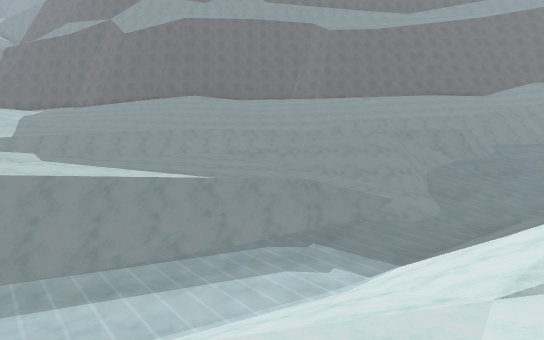
view 1 (above)

18 first-person views from a walk through a scene from a Unity 3-D project. The camera is 1.4 m above the floor, tilts 2° down and sees 85° across. The floor is counted in squares, 2 m on a side. Each view is taken from the middle of a square. On the plan, view 1 faces up. The plan holds only what a view shows up to about 10 squares ahead; the rest is blank. The place goes on beyond the plan.

view 2
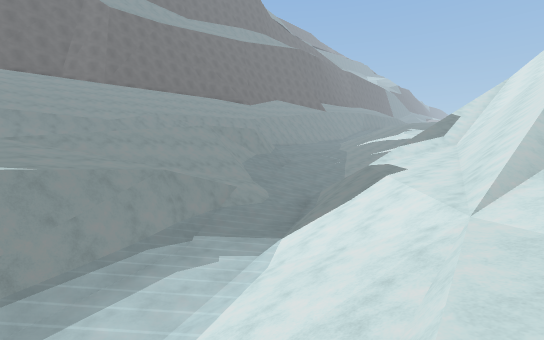

view 3
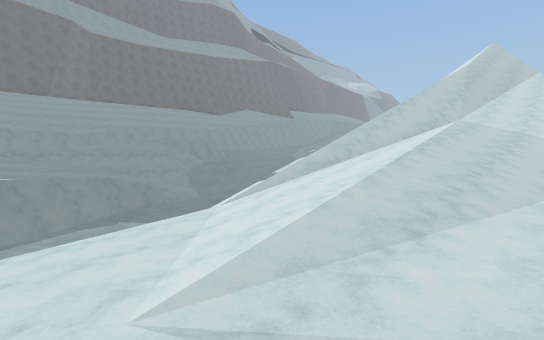

view 4
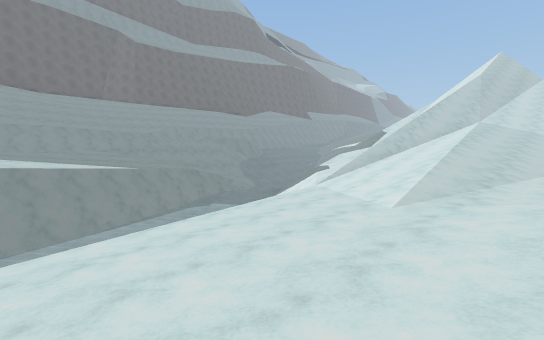

view 5
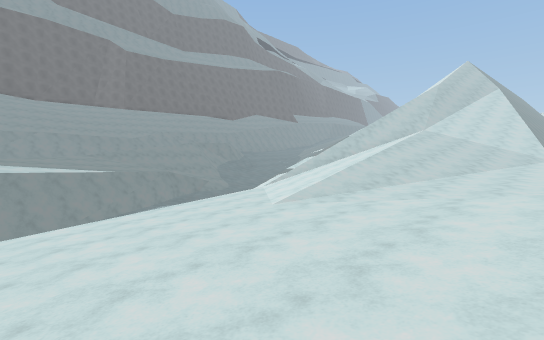

view 6
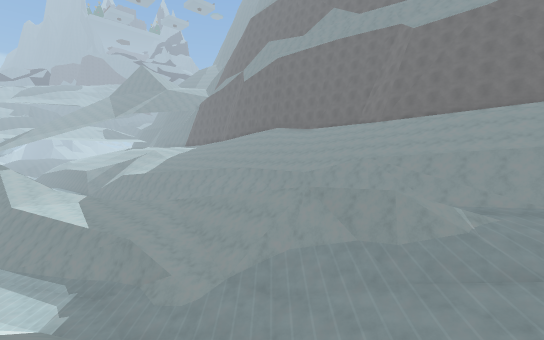

view 7
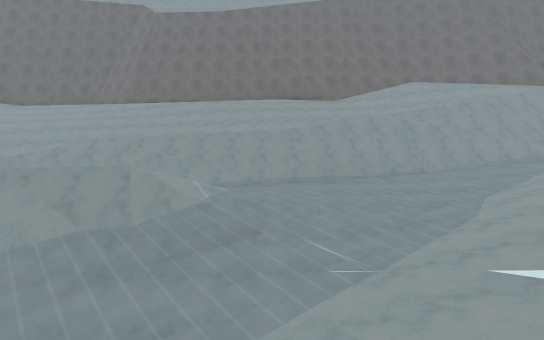

view 8
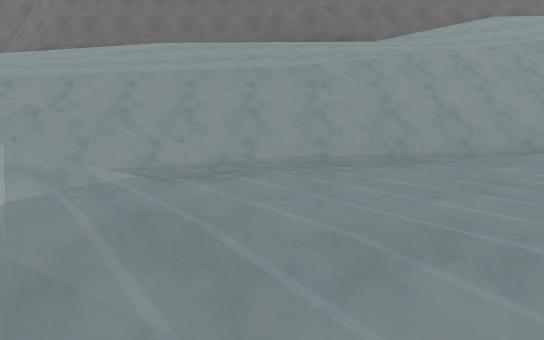

view 9
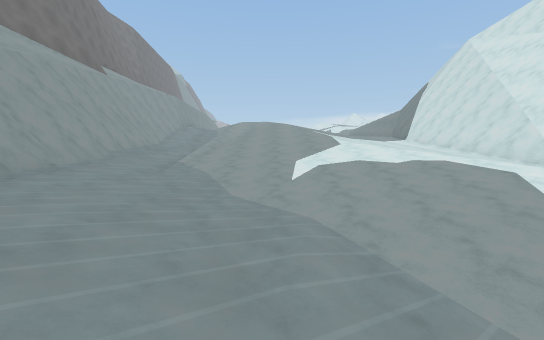

view 10
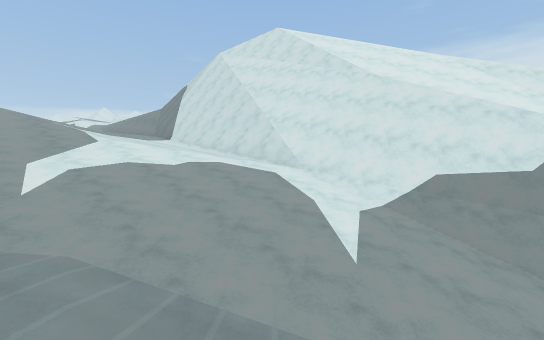

view 11
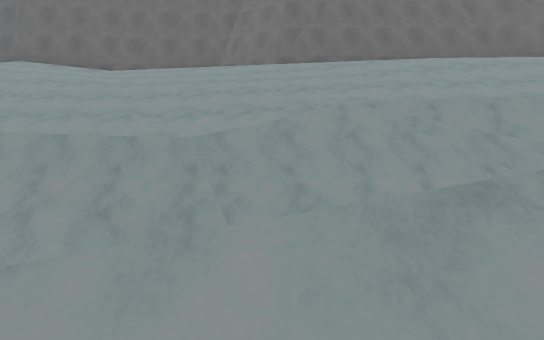

view 12
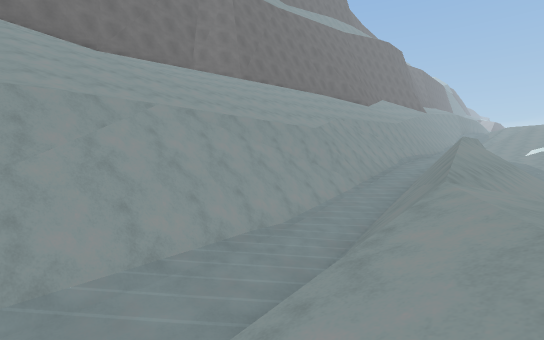

view 13
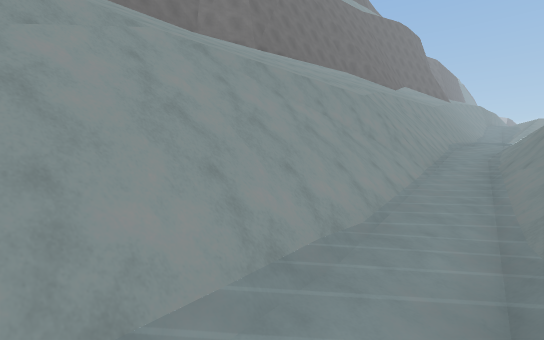

view 14
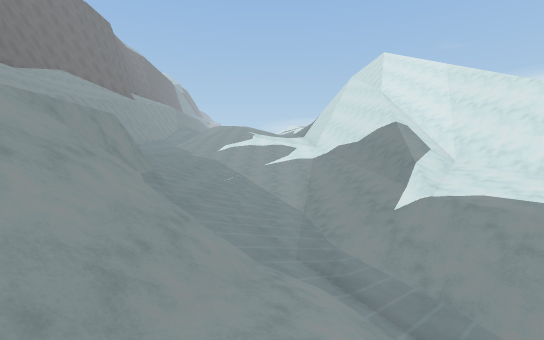

view 15
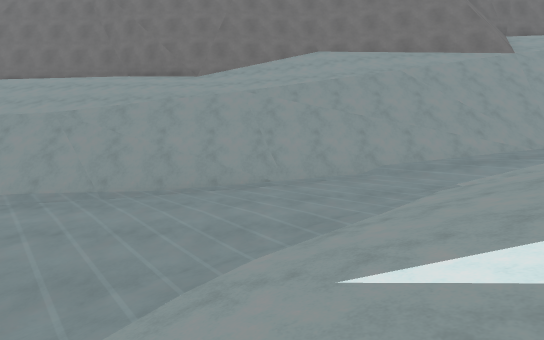

view 16
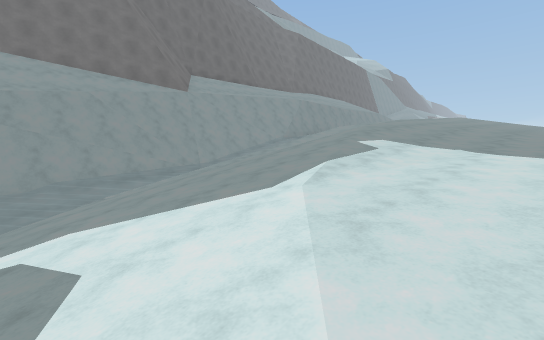

view 17
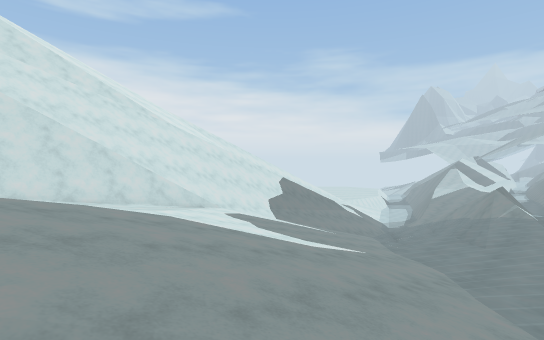

view 18
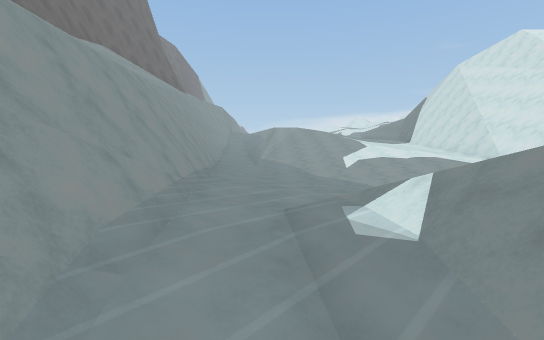

### Floor plan
Key: @ floor where view 1 was taken; # wall or solid block; . main floor; : floor 1.5 m higher than the main floor; - floor 1.5 m lower than the main floor; + floor 3.25 m higher than the main floor; _ floor 3.25 m lower than the main floor; * floor 4.75 m higher than the main floor; / step, stairs or slope; = window, fence, low wall or low ledge; v drop or lower ground; T thing the floor can be seen under or through.
Columns run from 5 left of view 1 to 20 right of it. Each row starts with its distance up from view 1.
 20 #########
 19 ////////##################
 18 /////////////////////////#
 17 /////////////////////////v
 16 ///////////////////vvvv###
 15 //////////vvvv#########//*
 14 +///==########+++++++++//
 13 #////////:::+++++++++++///
 12 //......//////++   +//////
 11  ..///#==###==//: :://////
 10  ///////////// ///////////
  9 //:::///////  /////////+//
  8 ::::...////  //.//////++**
  7 :..../v#/////////////++++*
  6 ./vTT/----////////////////
  5 TTT_  _-///////////////###
  4     __///////////////////v
  3     //////////////////////
  2     ///////////////////###
  1  =//..//////////////// //
  0 .....@//////////
 -1 ....////////////
 -2 ......//////////
 -3 ........./////
 -4 ..... ......//
 -5 .....  ....

Positions as (right, up) in squares from view 1, and headings:
1: (0, 0), facing up
2: (-2, 1), facing up-right
3: (-2, -3), facing up-right
4: (-5, -3), facing up-right
5: (-5, -5), facing up-right
6: (10, 4), facing up-left
7: (10, 5), facing up
8: (10, 10), facing up
9: (10, 11), facing right
10: (11, 11), facing down-right
11: (3, 10), facing up
12: (-5, 9), facing up-right
13: (-4, 11), facing up-right
14: (1, 8), facing right
15: (15, 9), facing up
16: (16, 7), facing up-right
17: (20, 13), facing down-left
18: (6, 13), facing right
